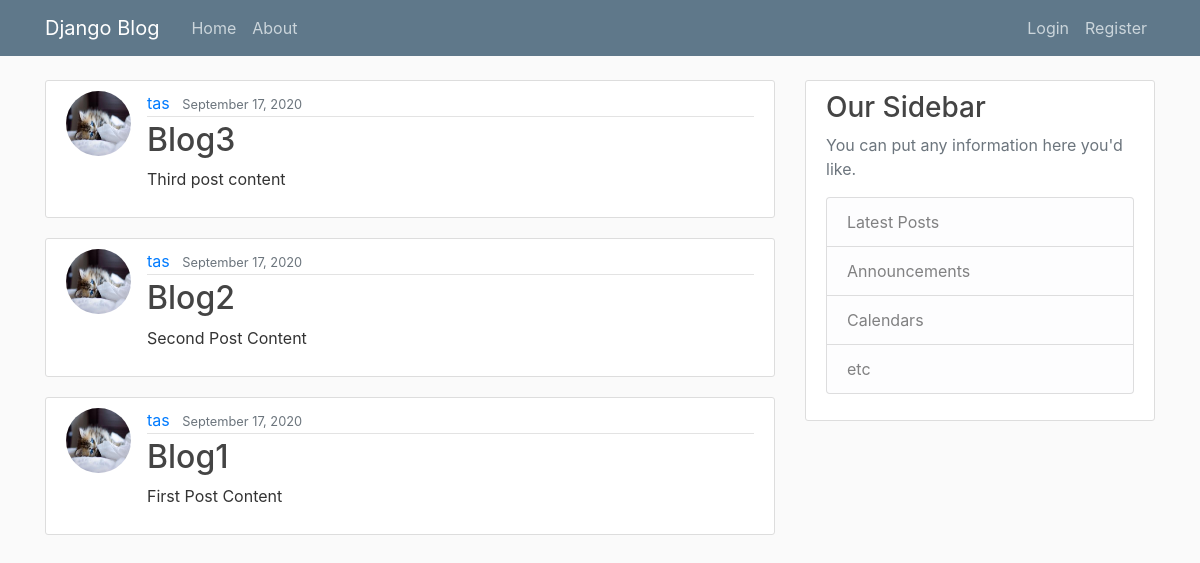
The app's page /, older data.
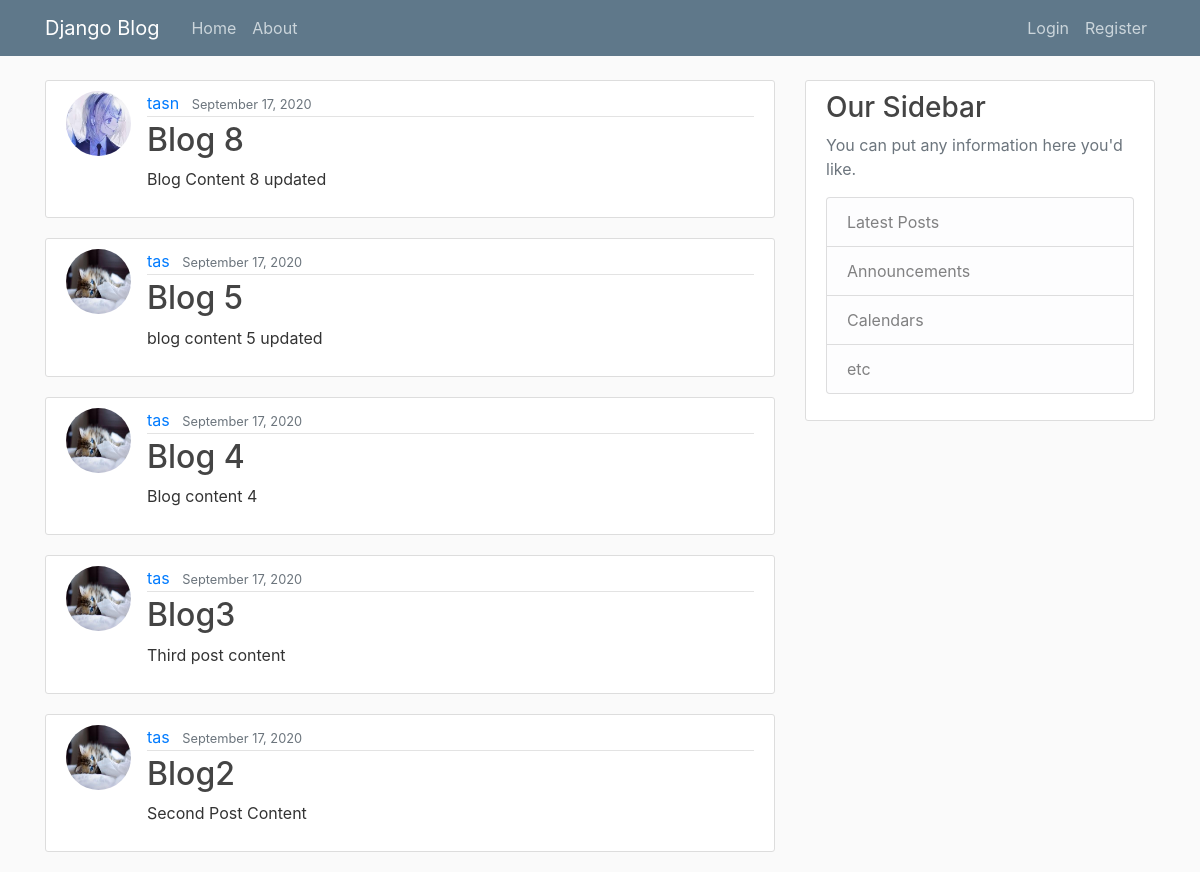
The same page, newer data.
### blog/models.py (models this page shows, shortened)
class Post(models.Model):
    title = models.CharField(max_length=100)
    content = models.TextField()
    date_posted = models.DateTimeField(default=timezone.now)
    author = models.ForeignKey(User, on_delete=models.CASCADE)

### users/models.py (models this page shows, shortened)
class Profile(models.Model):
    user = models.OneToOneField(User, on_delete=models.CASCADE)
    image = models.ImageField(default='default.jpg', upload_to='profiles_pics')

### blog/views.py (the view)
# urls.py: path('', PostListView.as_view(), name='blog-home'),
class PostListView(ListView):
    model = Post
    template_name = 'blog/home.html'  # <app>/<model>_<viewtype>.html
    context_object_name = 'posts'
    ordering = ['-date_posted']
    paginate_by = 5

### blog/templates/blog/home.html
{% extends "blog/base.html" %}
{% block content %}
    {% for post in posts %}
        <article class="media content-section">
            <img class="rounded-circle article-img" src="{{ post.author.profile.image.url }}"/>
            <div class="media-body">
                <div class="article-metadata">
                    <a class="mr-2" href="#">{{ post.author }}</a>
                    <small class="text-muted">{{ post.date_posted|date:"F d, Y" }}</small>
                </div>
                <h2><a class="article-title" href="{% url 'post-detail' post.id %}">{{ post.title }}</a></h2>
                <p class="article-content">{{ post.content }}</p>
            </div>
        </article>
    {% endfor %}
{% endblock %}

Row changes from the older to the newer data that the page shows:
no longer on this page (row unchanged): Post: author.profile.image (picture), author "tas", date_posted "September 17, 2020", title "Blog1", content "First Post Content"
added Post: author.profile.image (placeholder picture), author "tasn", date_posted "September 17, 2020", title "Blog 8", content "Blog Content 8 updated"
added Post: author.profile.image (picture), author "tas", date_posted "September 17, 2020", title "Blog 5", content "blog content 5 updated"
added Post: author.profile.image (picture), author "tas", date_posted "September 17, 2020", title "Blog 4", content "Blog content 4"
